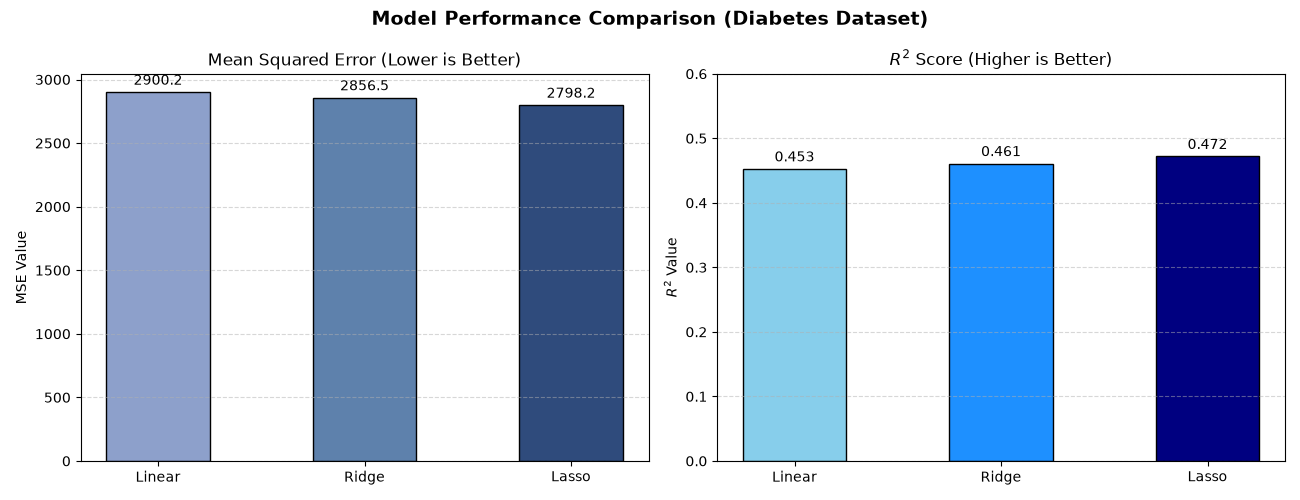

The script that drew this image:
import numpy as np
import pandas as pd
import matplotlib.pyplot as plt
from sklearn.datasets import load_diabetes
from sklearn.model_selection import train_test_split, GridSearchCV
from sklearn.linear_model import LinearRegression, Ridge, Lasso
from sklearn.metrics import mean_squared_error, r2_score

# 1. Load Dataset
diabetes = load_diabetes()
X, y = diabetes.data, diabetes.target 

# 2. Split Dataset
X_train, X_test, y_train, y_test = train_test_split(X, y, test_size=0.2, random_state=42)

# 3. Standard Linear Regression
lr = LinearRegression().fit(X_train, y_train)
y_pred_lr = lr.predict(X_test)

# 4. Ridge Regression with Hyperparameter Tuning
alphas = {'alpha': [0.01, 0.1, 1, 10, 100]}
ridge_cv = GridSearchCV(Ridge(), alphas, cv=5).fit(X_train, y_train)
y_pred_ridge = ridge_cv.predict(X_test)

# 5. Lasso Regression with Hyperparameter Tuning
lasso_cv = GridSearchCV(Lasso(), alphas, cv=5).fit(X_train, y_train)
y_pred_lasso = lasso_cv.predict(X_test)

# Extract scores for evaluation
mse_lr, r2_lr = mean_squared_error(y_test, y_pred_lr), r2_score(y_test, y_pred_lr)
mse_ridge, r2_ridge = mean_squared_error(y_test, y_pred_ridge), r2_score(y_test, y_pred_ridge)
mse_lasso, r2_lasso = mean_squared_error(y_test, y_pred_lasso), r2_score(y_test, y_pred_lasso)

metrics = {
    "Linear": [mse_lr, r2_lr, "N/A"],
    "Ridge": [mse_ridge, r2_ridge, ridge_cv.best_params_['alpha']],
    "Lasso": [mse_lasso, r2_lasso, lasso_cv.best_params_['alpha']]
}

# 6. Print Results Table
print("\n" + "="*55)
print(f"{'Model':<12} | {'MSE':<12} | {'R2 Score':<12} | {'Best Alpha':<10}")
print("="*55)
for model_name, values in metrics.items():
    print(f"{model_name:<12} | {values[0]:<12.2f} | {values[1]:<12.4f} | {str(values[2]):<10}")
print("="*55)

# ---- Step 7: Visual Comparison using Bar Graphs with Value Labels ----
models = list(metrics.keys())
mse_values = [metrics[m][0] for m in models]
r2_values = [metrics[m][1] for m in models]

fig, (ax1, ax2) = plt.subplots(1, 2, figsize=(13, 5))

# Plot 1: Mean Squared Error (Lower is better)
colors1 = ['#8DA0CB', '#5E81AC', '#2F4B7C']
bars1 = ax1.bar(models, mse_values, color=colors1, edgecolor='black', width=0.5)
ax1.set_title('Mean Squared Error (Lower is Better)')
ax1.set_ylabel('MSE Value')
ax1.grid(axis='y', linestyle='--', alpha=0.5)
# Add values on top of MSE bars (rounded to 1 decimal place)
ax1.bar_label(bars1, fmt='%.1f', padding=3)

# Plot 2: R2 Score (Higher is better)
colors2 = ['skyblue', 'dodgerblue', 'navy']
bars2 = ax2.bar(models, r2_values, color=colors2, edgecolor='black', width=0.5)
ax2.set_title('$R^2$ Score (Higher is Better)')
ax2.set_ylabel('$R^2$ Value')
ax2.set_ylim(0, 0.6)  # Dynamic headroom for labels
ax2.grid(axis='y', linestyle='--', alpha=0.5)
# Add values on top of R2 bars (rounded to 3 decimal places)
ax2.bar_label(bars2, fmt='%.3f', padding=3)

plt.suptitle('Model Performance Comparison (Diabetes Dataset)', fontsize=14, fontweight='bold')
plt.tight_layout()
plt.show()
